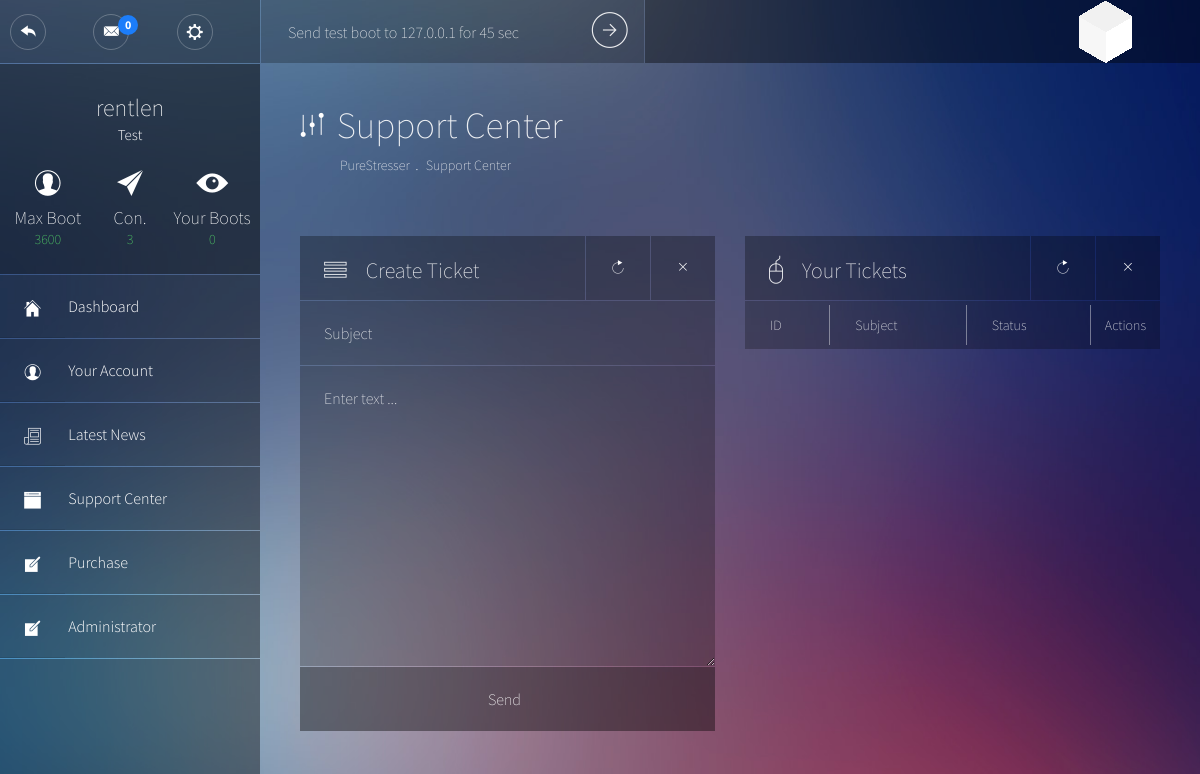
The page /support.php (signed in) on the database its author committed.
### tables this page shows
CREATE TABLE `users` (
  `ID` int(11) NOT NULL,
  `username` varchar(26) NOT NULL,
  `password` varchar(40) NOT NULL,
  `email` varchar(50) NOT NULL,
  `rank` int(11) NOT NULL DEFAULT '0',
  `membership` int(11) NOT NULL,
  `max_boots` tinyint(2) NOT NULL DEFAULT '0',
  `expire` int(11) NOT NULL,
  `status` int(11) NOT NULL,
  `test_boot` int(16) DEFAULT NULL
);

CREATE TABLE `plans` (
  `ID` int(11) NOT NULL,
  `name` varchar(50) NOT NULL,
  `description` text NOT NULL,
  `mbt` int(11) NOT NULL,
  `max_boots` tinyint(2) NOT NULL DEFAULT '1',
  `unit` varchar(10) NOT NULL,
  `length` int(11) NOT NULL,
  `price` float NOT NULL,
  `allowed_methods` text
);

### includes/init.php (called while the page is built, shortened)
<?php
require 'functions.php';
$stats = new stats;

### includes/functions.php (called while the page is built, shortened)
<?php
class user
{
	function isAdmin($odb)
	{
		$SQL = $odb -> prepare("SELECT `rank` FROM `users` WHERE `ID` = :id");
		$SQL -> execute(array(':id' => $_SESSION['ID']));
		$rank = $SQL -> fetchColumn(0);
		if ($rank == 1)
		{
			return true;
		}
		else
		{
			return false;
		}
	}
}
class stats
{
	function totalBootsForUser($odb, $user)
	{
		$SQL = $odb -> prepare("SELECT COUNT(*) FROM `logs` WHERE `user` = :user");
		$SQL -> execute(array(":user" => $user));
		return $SQL->fetchColumn(0);
	}
}

### support.php (the view, shortened to what this page needs)
<?php
require_once 'includes/db.php';
require_once 'includes/init.php';
$currentPage = "support";
$pageon = "Support Center";
$plansql = $odb -> prepare("SELECT `users`.*,`plans`.`name`, `plans`.`mbt`,`plans`.`max_boots` AS `pboots` FROM `users`, `plans` WHERE `plans`.`ID` = `users`.`membership` AND `users`.`ID` = :id LIMIT 1");
$plansql -> execute(array(":id" => $_SESSION['ID']));
$userInfo = $plansql -> fetch(PDO::FETCH_ASSOC);
?>
<!DOCTYPE html>
<html lang="en">
<head>
	<link rel="stylesheet" type="text/css" href="css/bootstrap.min.css">
	<link rel="stylesheet" type="text/css" href="css/main.min.css?v1.3">
</head>
<body>
	<header class="top-bar">
			<?php include "includes/template/header.php"; ?>
	</header>
	<div class="wrapper">
		<aside class="sidebar">
			<?php include "includes/template/sidebar.php"; ?>
		</aside>
		<section class="content">
			<header class="main-header">
				<div class="main-header__nav">
					<h1 class="main-header__title">
						<i class="pe-7f-edit"></i>
						<span><?php echo $pageon ?></span>
					</h1>
					<ul class="main-header__breadcrumb">
						<li><a href="#" onclick="return false;"><?php include 'includes/name.php'; ?></a></li>
						<li><a href="#" onclick="return false;"><?php echo $pageon ?></a></li>
					</ul>
				</div>
			</header>
				<div class="row">
 <form action="" method="POST">
					<div class="col-md-6">
						<article class="widget widget__form">
							<header class="widget__header">
								<div class="widget__title">
									<i class="pe-7s-menu"></i><h3>Create Ticket</h3>
								</div>
								<div class="widget__config">
									<a href="#"><i class="pe-7f-refresh"></i></a>
									<a href="#"><i class="pe-7s-close"></i></a>
								</div>
							</header>
							<div class="widget__content">
								<input name="subject" maxlength="64" placeholder="Subject" type="text"/>
								<textarea name="content" id="field-ta" class="input" style="width:100%;height:300px;" placeholder="Enter text ..."></textarea>
								<button type="submit" name="updateBtn">Send</button>
						</div>
					</div>
					<div class="col-md-6">
						<article class="widget">
							<header class="widget__header">
								<div class="widget__title">
									<i class="pe-7s-mouse"></i><h3>Your Tickets</h3>
								</div>
								<div class="widget__config">
									<a href="#"><i class="pe-7f-refresh"></i></a>
									<a href="#"><i class="pe-7s-close"></i></a>
								</div>
							</header>
							<div class="widget__content table-responsive">
								<table class="table table-striped media-table">
									  	<thead>
									  		<tr>
										<th>
ID
										</th>
										<th>Subject</th>
										<th>Status</th>
										<th>Actions</th>
									</tr>
								</thead>
										</table>
							</div>
						</article>
					</div>
		</section>
	</div>
</body>
</html>

### includes/template/sidebar.php (shortened to what this page needs)
<?php
global $userInfo;
$currentPage = (isset($currentPage) ? $currentPage : "");
$adminPanel = (isset($currentPage) && substr($currentPage, 0, 6) === "admin_");
if ( $adminPanel === false )
{
?>
			<div class="user-info">
				<br /><br />
					<h2 class="user-info__name"><?php echo htmlentities($_SESSION['username']); ?></h2>
					<h3 class="user-info__role"><?php echo ( isset($userInfo['name']) && !empty($userInfo['name']) ? $userInfo['name'] : "No Plan" ); ?></h3>
					<ul class="user-info__numbers">
						<li>
							<i class="pe-7f-user"></i>
							<p>Max Boot</p>
							<p><?php echo $userInfo['mbt']; ?></p>
						</li>
						<li>
							<i class="pe-7f-paper-plane"></i>
							<p>Con.</p>
							<p><?php echo ($userInfo['max_boots']+$userInfo['pboots']); ?></p>
						</li>
						<li>
							<i class="pe-7g-watch"></i>
							<p>Your Boots</p>
							<p><?php echo $stats -> totalBootsForUser($odb, $_SESSION['username']); ?></p>
						</li>
					</ul>
				</div>
				<ul class="main-nav">
					<li<?php echo ($currentPage === "dashboard" ? ' class="main-nav--active"' : ''); ?>>
						<a class="main-nav__link" href="index.php">
							<span class="main-nav__icon"><i class="pe-7f-home"></i></span>
							Dashboard
						</a>
					</li>
					<li<?php echo ($currentPage === "account" ? ' class="main-nav--active"' : ''); ?>>
						<a class="main-nav__link" href="profile.php">
							<span class="main-nav__icon"><i class="pe-7f-user"></i></span>
							Your Account
						</a>
					</li>
					<li<?php echo ($currentPage === "news" ? ' class="main-nav--active"' : ''); ?>>
						<a class="main-nav__link" href="news.php">
							<span class="main-nav__icon"><i class="pe-7s-news-paper"></i></span>
							Latest News
						</a>
					</li>
					<li<?php echo ($currentPage === "<?php echo URL; ?>support" ? ' class="main-nav--active"' : ''); ?>>
						<a class="main-nav__link" href="support.php">
							<span class="main-nav__icon"><i class="pe-7f-browser"></i></span>
							Support Center
						</a>
					</li>
					<li<?php echo ($currentPage === "purchase" ? ' class="main-nav--active"' : ''); ?>>
						<a class="main-nav__link" href="purchase.php">
							<span class="main-nav__icon"><i class="pe-7f-note"></i></span>
							Purchase
						</a>
					</li>
					<?PHP	if ($user -> isAdmin($odb))	{
						?>
						<li>
						<a class="main-nav__link" href="admin/index.php">
							<span class="main-nav__icon"><i class="pe-7f-note"></i></span>
							Administrator
						</a>
					</li>
                        <?php
						}
						?>
				</ul>
<?php
}

### rows shown on the page
users: plans.name "Test", plans.mbt "3600", plans.max_boots "3"

### other values the page prints
getUsersOpenedTickets() "0"
$_SESSION['username'] "rentlen"
$stats -> totalBootsForUser($odb, $_SESSION['username']) "0"
$pageon "Support Center"
